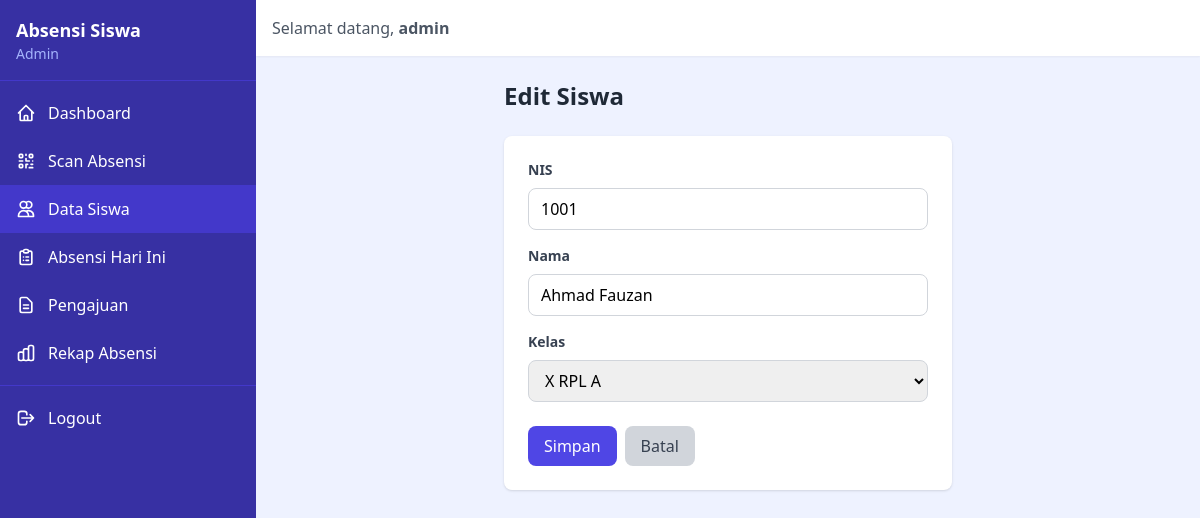
The app's page /admin/siswa/edit.php?id=1 (signed in) with its own data.
### tables this page shows
CREATE TABLE siswa (
    id INT AUTO_INCREMENT PRIMARY KEY,
    user_id INT NOT NULL,
    nis VARCHAR(20) NOT NULL UNIQUE,
    nama VARCHAR(100) NOT NULL,
    kelas_id INT NOT NULL,
    qr_token VARCHAR(64) NOT NULL UNIQUE,
    created_at TIMESTAMP DEFAULT CURRENT_TIMESTAMP,
    updated_at TIMESTAMP DEFAULT CURRENT_TIMESTAMP ON UPDATE CURRENT_TIMESTAMP,
    FOREIGN KEY (user_id) REFERENCES users(id) ON DELETE CASCADE,
    FOREIGN KEY (kelas_id) REFERENCES kelas(id) ON DELETE RESTRICT
);

CREATE TABLE kelas (
    id INT AUTO_INCREMENT PRIMARY KEY,
    nama_kelas VARCHAR(50) NOT NULL,
    created_at TIMESTAMP DEFAULT CURRENT_TIMESTAMP,
    updated_at TIMESTAMP DEFAULT CURRENT_TIMESTAMP ON UPDATE CURRENT_TIMESTAMP
);

### functions/siswa.php (called while the page is built, shortened)
<?php
function getSiswaById($id) {
    $db = getDBConnection();
    $stmt = $db->prepare("SELECT s.*, k.nama_kelas FROM siswa s JOIN kelas k ON s.kelas_id = k.id WHERE s.id = ?");
    $stmt->execute([$id]);
    return $stmt->fetch();
}

### functions/kelas.php (called while the page is built, shortened)
<?php
function getAllKelas() {
    $db = getDBConnection();
    $stmt = $db->query("SELECT k.*, COUNT(s.id) as jumlah_siswa FROM kelas k LEFT JOIN siswa s ON k.id = s.kelas_id GROUP BY k.id ORDER BY k.nama_kelas");
    return $stmt->fetchAll();
}

### admin/siswa/edit.php (the view, shortened to what this page needs)
<?php
require_once __DIR__ . '/../../functions/siswa.php';
require_once __DIR__ . '/../../functions/kelas.php';
$id = $_GET['id'] ?? null;
$siswa = getSiswaById($id);
$kelasList = getAllKelas();
?>
<?php require_once __DIR__ . '/../../includes/header.php'; ?>
<div class="max-w-md mx-auto">
    <h1 class="text-2xl font-bold text-gray-800 mb-6">Edit Siswa</h1>
    <div class="bg-white rounded-lg shadow p-6">
        <form method="POST" action="">
            <div class="mb-4">
                <label class="block text-gray-700 text-sm font-bold mb-2" for="nis">NIS</label>
                <input type="text" name="nis" id="nis" required
                    class="w-full px-3 py-2 border border-gray-300 rounded-lg focus:outline-none focus:border-blue-500 focus:ring-1 focus:ring-blue-500"
                    value="<?= htmlspecialchars($_POST['nis'] ?? $siswa['nis']) ?>">
            </div>
            <div class="mb-4">
                <label class="block text-gray-700 text-sm font-bold mb-2" for="nama">Nama</label>
                <input type="text" name="nama" id="nama" required
                    class="w-full px-3 py-2 border border-gray-300 rounded-lg focus:outline-none focus:border-blue-500 focus:ring-1 focus:ring-blue-500"
                    value="<?= htmlspecialchars($_POST['nama'] ?? $siswa['nama']) ?>">
            </div>
            <div class="mb-6">
                <label class="block text-gray-700 text-sm font-bold mb-2" for="kelas_id">Kelas</label>
                <select name="kelas_id" id="kelas_id" required
                    class="w-full px-3 py-2 border border-gray-300 rounded-lg focus:outline-none focus:border-blue-500 focus:ring-1 focus:ring-blue-500">
                    <?php foreach ($kelasList as $k): ?>
                        <option value="<?= $k['id'] ?>" <?= ($siswa['kelas_id'] == $k['id']) ? 'selected' : '' ?>>
                            <?= htmlspecialchars($k['nama_kelas']) ?>
                        </option>
                    <?php endforeach; ?>
                </select>
            </div>
            <div class="flex space-x-2">
                <button type="submit" class="bg-blue-600 text-white px-4 py-2 rounded-lg hover:bg-blue-700 transition">
                    Simpan
                </button>
                <a href="/admin/siswa/detail.php?kelas_id=<?= $siswa['kelas_id'] ?>" class="bg-gray-300 text-gray-700 px-4 py-2 rounded-lg hover:bg-gray-400 transition">
                    Batal
                </a>
            </div>
        </form>
    </div>
</div>
<?php require_once __DIR__ . '/../../includes/footer.php'; ?>

### records on screen
siswa: nis "1001", nama "Ahmad Fauzan", kelas_id "X RPL A"

### other values on screen
$_SESSION['nama'] "admin"
